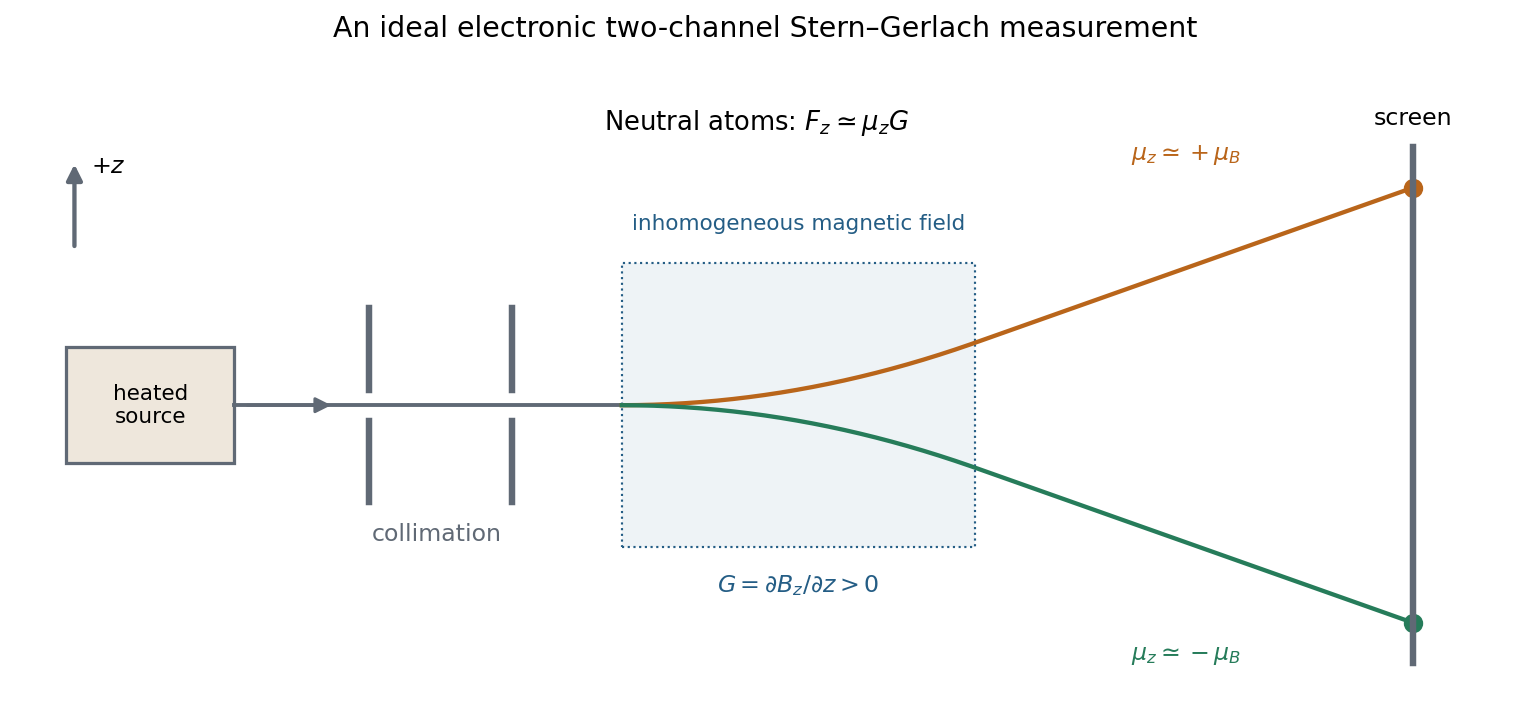

Reproduce this figure in Python.
"""Original solution illustration; Python 3.14, NumPy 2.3.5, Matplotlib 3.10.7.
Run from the desired output directory; writes the PNG basename to cwd.
Dependencies are recorded in the repository's pyproject.toml.
"""
from pathlib import Path
import numpy as np
import matplotlib
matplotlib.use("Agg")
import matplotlib.pyplot as plt
from matplotlib.patches import Circle, FancyArrowPatch
plt.rcParams.update({"font.size":11,"axes.spines.top":False,"axes.spines.right":False,"figure.facecolor":"white","axes.facecolor":"white","savefig.facecolor":"white"})
BLUE="#245d85";ORANGE="#b9651a";GREEN="#267c5a";GREY="#606975"
def save(fig):
    fig.savefig(Path(__file__).with_suffix(".png").name,dpi=155,bbox_inches="tight",facecolor="white")
    plt.close(fig)
def arrow(ax,a,b,color=BLUE,scale=15,lw=2):
    ax.add_patch(FancyArrowPatch(a,b,arrowstyle="-|>",mutation_scale=scale,lw=lw,color=color))

from matplotlib.patches import Polygon, Rectangle

def main():
    fig,ax=plt.subplots(figsize=(10,4.8))
    ax.add_patch(Rectangle((0,-.45),1,.9,facecolor="#eee7dc",edgecolor=GREY,lw=1.5));ax.text(.5,0,"heated\nsource",ha="center",va="center",fontsize=10)
    for xx in [1.8,2.65]:
        ax.plot([xx,xx],[-.75,-.12],color=GREY,lw=3);ax.plot([xx,xx],[.12,.75],color=GREY,lw=3)
    ax.text(2.2,-1.05,"collimation",ha="center",color=GREY)
    ax.plot([1,3.3],[0,0],color=GREY,lw=1.8);arrow(ax,(1.05,0),(1.6,0),GREY,lw=1.4)
    ax.add_patch(Rectangle((3.3,-1.1),2.1,2.2,facecolor="#eef3f6",edgecolor=BLUE,lw=1,ls=":"))
    ax.text(4.35,1.36,"inhomogeneous magnetic field",ha="center",fontsize=10,color=BLUE)
    ax.text(4.35,-1.45,r"$G=\partial B_z/\partial z>0$",ha="center",color=BLUE)
    xx=np.linspace(3.3,8,400);base=np.where(xx<=5.4,.11*(xx-3.3)**2,.11*2.1**2+.22*2.1*(xx-5.4))
    for sign,color in [(1,ORANGE),(-1,GREEN)]:
        ax.plot(xx,sign*base,color=color,lw=2);ax.plot(8,sign*base[-1],"o",ms=8,color=color)
    ax.plot([8,8],[-2,2],color=GREY,lw=3);ax.text(8,2.17,"screen",ha="center")
    ax.text(6.65,1.9,r"$\mu_z\simeq+\mu_B$",ha="center",color=ORANGE)
    ax.text(6.65,-1.97,r"$\mu_z\simeq-\mu_B$",ha="center",color=GREEN)
    arrow(ax,(.05,1.2),(.05,1.9),GREY);ax.text(.15,1.85,r"$+z$",va="center")
    ax.text(4.1,2.13,r"Neutral atoms: $F_z\simeq\mu_zG$",ha="center",fontsize=12)
    ax.set(xlim=(-.3,8.6),ylim=(-2.35,2.65));ax.axis("off");ax.set_title("An ideal electronic two-channel Stern–Gerlach measurement",pad=12)
    fig.tight_layout();save(fig)
if __name__=="__main__":main()
